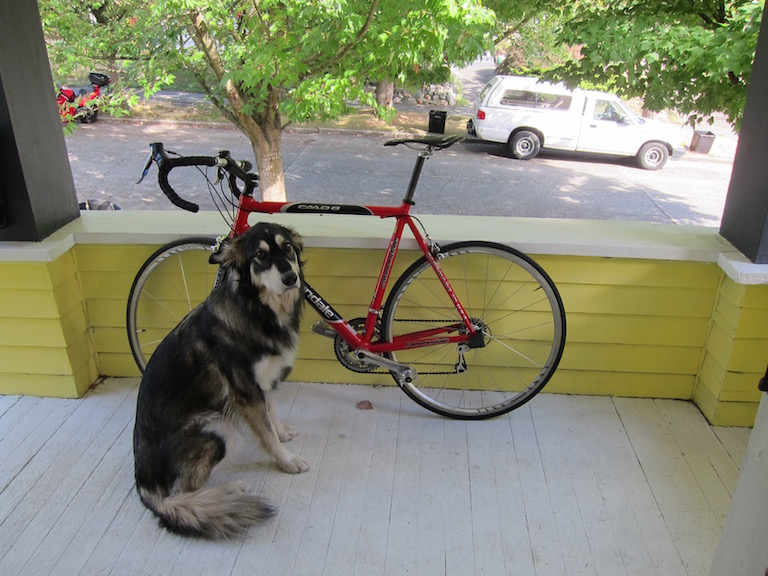
#> input picture a_demos/images/dog.jpg, 768 x 576 px
$ python cv_image_polygon_cut.py
#> lines starting #> are read from the running program, lines starting #| are printed output that depends on the picture; after the words box and inside, x2 and y2 are one past the last pixel; in counts of white or black regions, pixels touching at a corner belong together
#> further down, img is the input picture: shape (576, 768, 3); mean B, G, R 114.1, 135.7, 134.4
# -*- coding: utf-8 -*-
"""
 Created on 2021/9/12 21:22
 Filename   : cv_image_polygon_cut.py
 Author     : Taosy.W
 Zhihu      : https://www.zhihu.com/people/1105936347
 Github     : https://github.com/AFei19911012/PythonSamples
 Description:
"""

# =======================================================
import os

import numpy as np
import cv2


# 图像多边形裁剪
def image_polygon_crop(image, polygon):
    pts = np.array(polygon)
    # 掩膜
    mask = np.zeros(image.shape[:2], np.uint8)
    cv2.drawContours(mask, [pts], -1, (255, 255, 255), -1, cv2.LINE_AA)
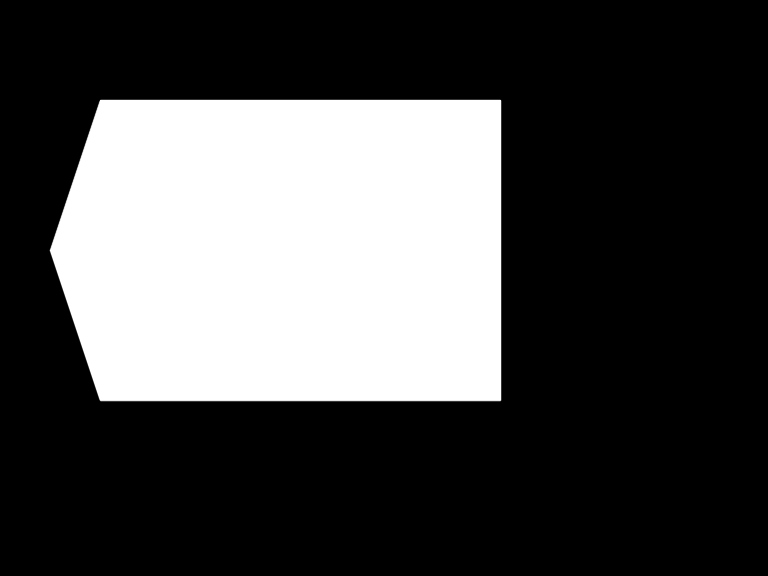
#> mask: shape (576, 768); min 0, max 255, mean 74.1
    foreground = cv2.bitwise_and(image, image, mask=mask)
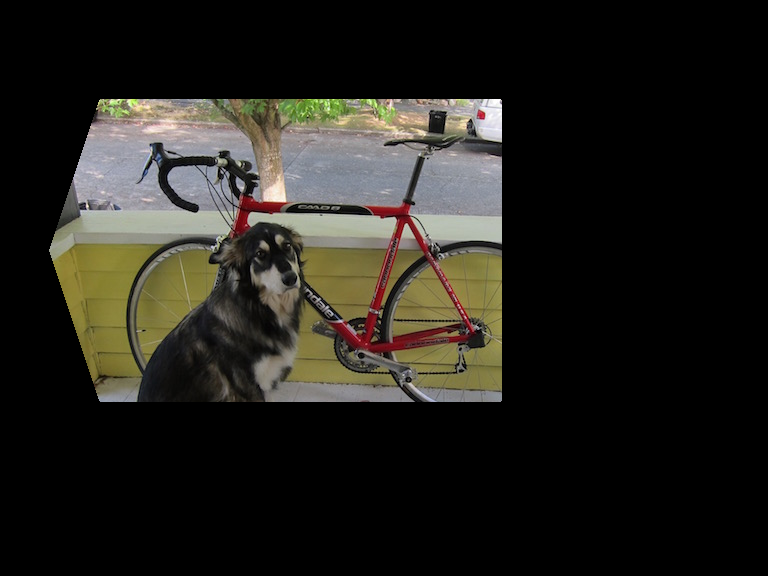
#> foreground: shape (576, 768, 3); mean B, G, R 27.7, 33.2, 35
    background = np.ones_like(image, np.uint8) * 255
    cv2.bitwise_not(background, background, mask=mask)
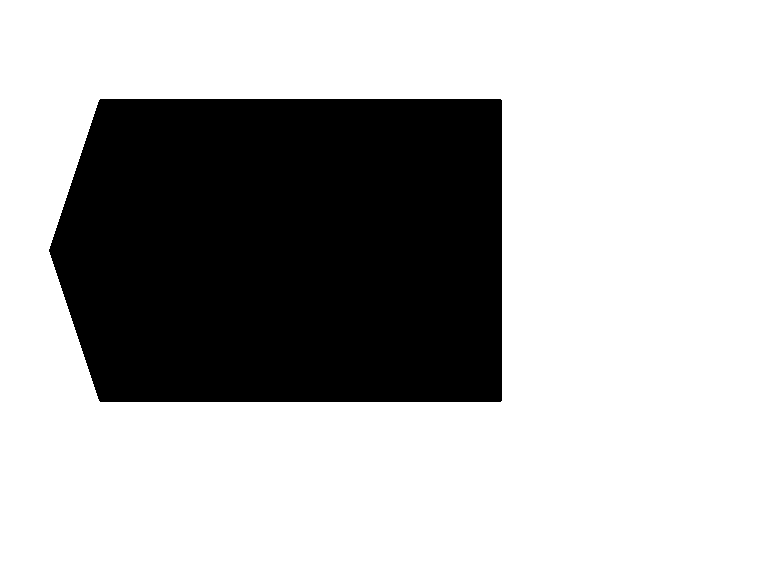
#> background: shape (576, 768, 3); 70.7% white; 1 black region, box (x1, y1, x2, y2) and area: (49, 99, 502, 402) 129605
    new_image = background + foreground
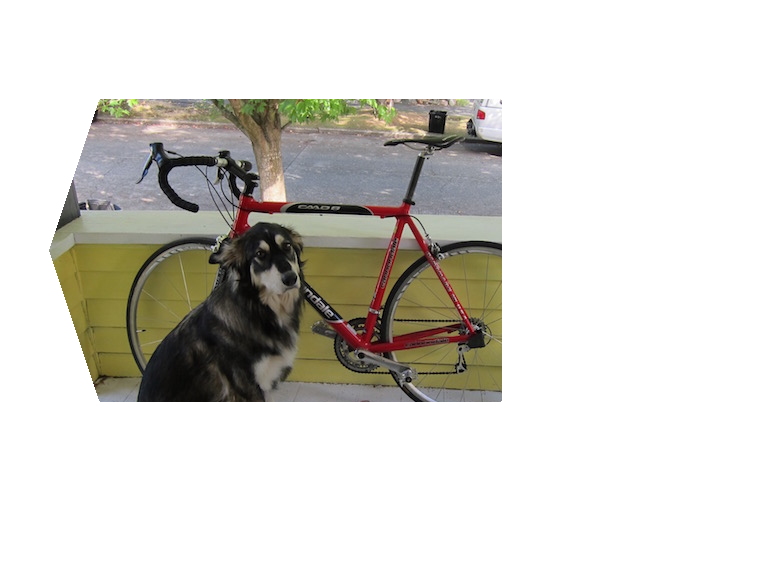
#> new_image: shape (576, 768, 3); mean of channels 0, 1, 2 208, 213.5, 215.3; drawn as B, G, R
    return new_image


if __name__ == '__main__':
    img = cv2.imread("images/dog.jpg")
    module = [(100, 100), (50, 250), (100, 400), (500, 400), (500, 100)]
    img_out = image_polygon_crop(img, module)
    cv2.imwrite("images/dog_cut2.png", img_out)

$ run again, with a_demos/images/obama.jpg copied over a_demos/images/dog.jpg
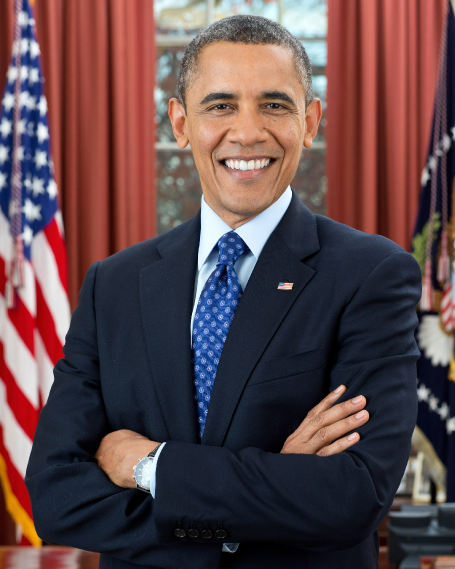
#> input picture a_demos/images/obama.jpg, 910 x 1137 px (shown at 1/2 size)
#> img is the input picture: shape (1137, 910, 3); mean B, G, R 74.6, 71.7, 95
#> in image_polygon_crop, `cv2.bitwise_not(background, background, mask=mask)`:
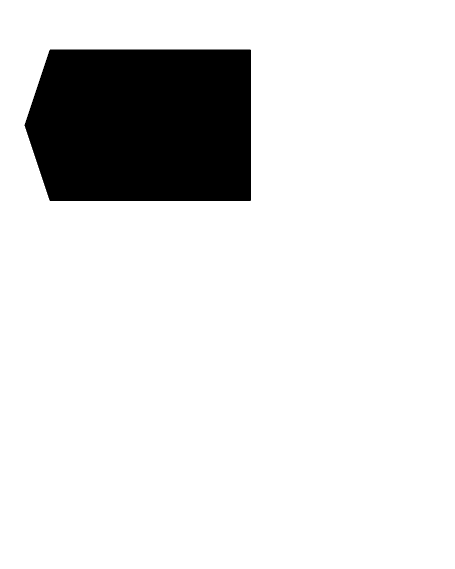
#> background: shape (1137, 910, 3) (shown at 1/2 size); 87.5% white; 1 black region, box (x1, y1, x2, y2) and area: (49, 99, 502, 402) 129605
#> in image_polygon_crop, `new_image = background + foreground`:
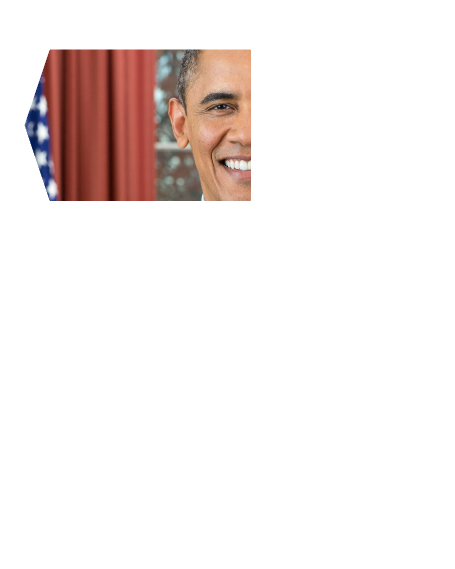
#> new_image: shape (1137, 910, 3) (shown at 1/2 size); mean of channels 0, 1, 2 234.3, 235.8, 242.9; drawn as B, G, R
